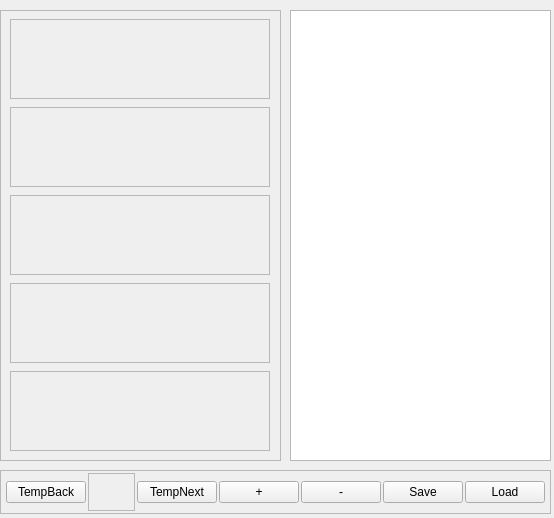
<?xml version="1.0" encoding="UTF-8"?>
<ui version="4.0">
 <class>Editor_bar_Window</class>
 <widget class="QMainWindow" name="Editor_bar_Window">
  <property name="geometry">
   <rect>
    <x>0</x>
    <y>0</y>
    <width>554</width>
    <height>518</height>
   </rect>
  </property>
  <property name="sizePolicy">
   <sizepolicy hsizetype="Fixed" vsizetype="Fixed">
    <horstretch>0</horstretch>
    <verstretch>0</verstretch>
   </sizepolicy>
  </property>
  <property name="minimumSize">
   <size>
    <width>0</width>
    <height>0</height>
   </size>
  </property>
  <property name="maximumSize">
   <size>
    <width>1024</width>
    <height>800</height>
   </size>
  </property>
  <property name="windowTitle">
   <string>Editor Window</string>
  </property>
  <widget class="QWidget" name="centralwidget">
   <widget class="QFrame" name="Page_control_frame_editor">
    <property name="geometry">
     <rect>
      <x>0</x>
      <y>470</y>
      <width>551</width>
      <height>44</height>
     </rect>
    </property>
    <property name="frameShape">
     <enum>QFrame::Shape::StyledPanel</enum>
    </property>
    <property name="frameShadow">
     <enum>QFrame::Shadow::Raised</enum>
    </property>
    <layout class="QHBoxLayout" name="horizontalLayout">
     <property name="spacing">
      <number>2</number>
     </property>
     <property name="leftMargin">
      <number>5</number>
     </property>
     <property name="topMargin">
      <number>2</number>
     </property>
     <property name="rightMargin">
      <number>5</number>
     </property>
     <property name="bottomMargin">
      <number>2</number>
     </property>
     <item>
      <widget class="QPushButton" name="BackButton_editor">
       <property name="text">
        <string>TempBack</string>
       </property>
      </widget>
     </item>
     <item>
      <widget class="QLabel" name="Current_page_label_editor">
       <property name="contextMenuPolicy">
        <enum>Qt::ContextMenuPolicy::ActionsContextMenu</enum>
       </property>
       <property name="frameShape">
        <enum>QFrame::Shape::StyledPanel</enum>
       </property>
       <property name="frameShadow">
        <enum>QFrame::Shadow::Plain</enum>
       </property>
       <property name="text">
        <string/>
       </property>
       <property name="alignment">
        <set>Qt::AlignmentFlag::AlignCenter</set>
       </property>
      </widget>
     </item>
     <item>
      <widget class="QPushButton" name="NextButton_editor">
       <property name="text">
        <string>TempNext</string>
       </property>
      </widget>
     </item>
     <item>
      <widget class="QPushButton" name="Add_page_button_editor">
       <property name="baseSize">
        <size>
         <width>25</width>
         <height>25</height>
        </size>
       </property>
       <property name="mouseTracking">
        <bool>false</bool>
       </property>
       <property name="tabletTracking">
        <bool>false</bool>
       </property>
       <property name="text">
        <string>+</string>
       </property>
       <property name="flat">
        <bool>false</bool>
       </property>
      </widget>
     </item>
     <item>
      <widget class="QPushButton" name="Remove_page_button_editor">
       <property name="text">
        <string>-</string>
       </property>
      </widget>
     </item>
     <item>
      <widget class="QPushButton" name="save_bar_button">
       <property name="text">
        <string>Save</string>
       </property>
      </widget>
     </item>
     <item>
      <widget class="QPushButton" name="load_bar_button">
       <property name="text">
        <string>Load</string>
       </property>
      </widget>
     </item>
    </layout>
   </widget>
   <widget class="QListWidget" name="Ready_Widget_list">
    <property name="geometry">
     <rect>
      <x>290</x>
      <y>10</y>
      <width>261</width>
      <height>451</height>
     </rect>
    </property>
   </widget>
   <widget class="QFrame" name="Bar_editor_QFrame">
    <property name="geometry">
     <rect>
      <x>0</x>
      <y>10</y>
      <width>281</width>
      <height>451</height>
     </rect>
    </property>
    <property name="frameShape">
     <enum>QFrame::Shape::StyledPanel</enum>
    </property>
    <property name="frameShadow">
     <enum>QFrame::Shadow::Raised</enum>
    </property>
    <layout class="QGridLayout" name="gridLayout">
     <property name="leftMargin">
      <number>4</number>
     </property>
     <property name="topMargin">
      <number>4</number>
     </property>
     <property name="rightMargin">
      <number>4</number>
     </property>
     <property name="bottomMargin">
      <number>4</number>
     </property>
     <property name="horizontalSpacing">
      <number>6</number>
     </property>
     <property name="verticalSpacing">
      <number>4</number>
     </property>
     <item row="0" column="0">
      <widget class="QFrame" name="Bar_editor_target_1">
       <property name="sizePolicy">
        <sizepolicy hsizetype="Preferred" vsizetype="Preferred">
         <horstretch>0</horstretch>
         <verstretch>0</verstretch>
        </sizepolicy>
       </property>
       <property name="minimumSize">
        <size>
         <width>260</width>
         <height>80</height>
        </size>
       </property>
       <property name="maximumSize">
        <size>
         <width>260</width>
         <height>80</height>
        </size>
       </property>
       <property name="frameShape">
        <enum>QFrame::Shape::StyledPanel</enum>
       </property>
       <property name="frameShadow">
        <enum>QFrame::Shadow::Raised</enum>
       </property>
      </widget>
     </item>
     <item row="1" column="0">
      <widget class="QFrame" name="Bar_editor_target_2">
       <property name="minimumSize">
        <size>
         <width>260</width>
         <height>80</height>
        </size>
       </property>
       <property name="maximumSize">
        <size>
         <width>260</width>
         <height>80</height>
        </size>
       </property>
       <property name="frameShape">
        <enum>QFrame::Shape::StyledPanel</enum>
       </property>
       <property name="frameShadow">
        <enum>QFrame::Shadow::Raised</enum>
       </property>
      </widget>
     </item>
     <item row="2" column="0">
      <widget class="QFrame" name="Bar_editor_target_3">
       <property name="minimumSize">
        <size>
         <width>260</width>
         <height>80</height>
        </size>
       </property>
       <property name="maximumSize">
        <size>
         <width>260</width>
         <height>80</height>
        </size>
       </property>
       <property name="frameShape">
        <enum>QFrame::Shape::StyledPanel</enum>
       </property>
       <property name="frameShadow">
        <enum>QFrame::Shadow::Raised</enum>
       </property>
      </widget>
     </item>
     <item row="3" column="0">
      <widget class="QFrame" name="Bar_editor_target_4">
       <property name="minimumSize">
        <size>
         <width>260</width>
         <height>80</height>
        </size>
       </property>
       <property name="maximumSize">
        <size>
         <width>260</width>
         <height>80</height>
        </size>
       </property>
       <property name="frameShape">
        <enum>QFrame::Shape::StyledPanel</enum>
       </property>
       <property name="frameShadow">
        <enum>QFrame::Shadow::Raised</enum>
       </property>
      </widget>
     </item>
     <item row="4" column="0">
      <widget class="QFrame" name="Bar_editor_target_5">
       <property name="minimumSize">
        <size>
         <width>260</width>
         <height>80</height>
        </size>
       </property>
       <property name="maximumSize">
        <size>
         <width>260</width>
         <height>80</height>
        </size>
       </property>
       <property name="frameShape">
        <enum>QFrame::Shape::StyledPanel</enum>
       </property>
       <property name="frameShadow">
        <enum>QFrame::Shadow::Raised</enum>
       </property>
      </widget>
     </item>
    </layout>
   </widget>
  </widget>
 </widget>
 <resources/>
 <connections/>
</ui>
